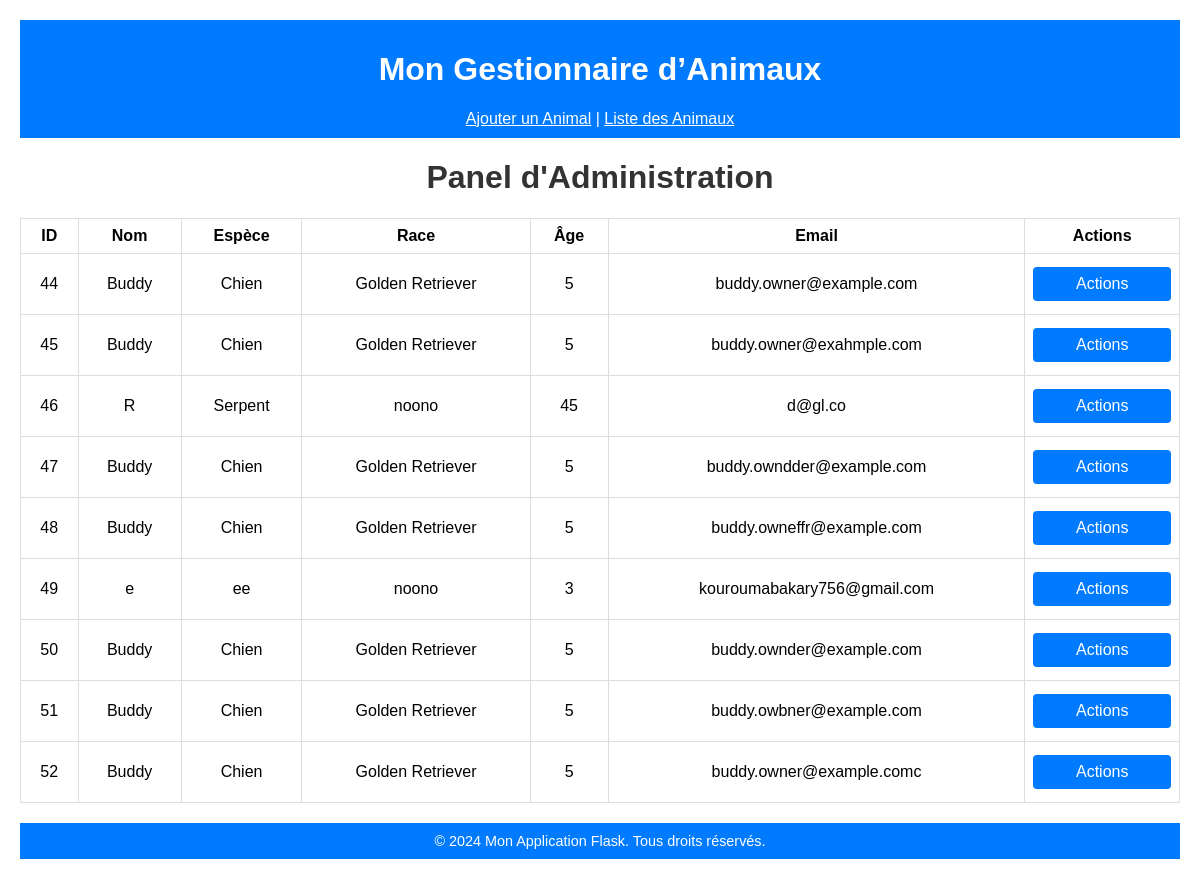
The page /animals/admin on the database its author committed.
### tables this page shows
CREATE TABLE animals (
    id INTEGER PRIMARY KEY AUTOINCREMENT,
    nom VARCHAR(25) NOT NULL,
    espece VARCHAR(25) NOT NULL,
    race VARCHAR(25) NOT NULL,
    age INTEGER NOT NULL,
    description VARCHAR(500) NOT NULL,
    email VARCHAR(80) UNIQUE NOT NULL,
    adresse VARCHAR(75) NOT NULL,
    ville VARCHAR(75) NOT NULL,
    code_postal VARCHAR(7) NOT NULL
);

### app/routes/animals_routes.py (the view)
@animals_routes.route('/admin', methods=['GET'])
def admin_panel():
    try:
        animals = AnimalsService.display_all()
        return render_template('admin.html', animals=animals)
    except Exception:
        flash("Erreur lors de la récupération des données. Veuillez réessayer plus tard.", "error")
        return render_template('admin.html', animals=[])

### app/database.py (called while the page is built)
    @staticmethod
    def get_connection():
        if 'db' not in g:
            g.db = sqlite3.connect(Database.DATABASE)
            g.db.row_factory = sqlite3.Row
        return g.db

    @staticmethod
    def close_connection():
        db = g.pop('db', None)
        if db is not None:
            db.close()

### app/models.py (called while the page is built)
    @staticmethod
    def display_all():
        db = Database.get_connection()
        cursor = db.cursor()
        try:
            cursor.execute("SELECT * FROM animals")
            recovery = cursor.fetchall()
            return [dict(row) for row in recovery]
        except Exception as e:
            logging.error(f"Erreur lors de l'affichage : {e}")
            return []
        finally:
            cursor.close()

### app/services/animals_service.py (called while the page is built)
    @staticmethod
    def display_all():
        try:
            animals = Animals.display_all()
            return animals
        except Exception:
            logging.error("Erreur lors de l'affichage de tous les animaux.")
            return []

### app/templates/admin.html (shortened to what this page needs)
{% extends 'layout.html' %}
{% block content %}
<h1>Panel d'Administration</h1>
<table>
    <thead>
        <tr>
            <th>ID</th>
            <th>Nom</th>
            <th>Espèce</th>
            <th>Race</th>
            <th>Âge</th>
            <th>Email</th>
            <th>Actions</th>
        </tr>
    </thead>
    <tbody>
        {% for animal in animals %}
        <tr>
            <td>{{ animal['id'] }}</td>
            <td>{{ animal['nom'] }}</td>
            <td>{{ animal['espece'] }}</td>
            <td>{{ animal['race'] }}</td>
            <td>{{ animal['age'] }}</td>
            <td>{{ animal['email'] }}</td>
            <td>
                <button class="action-btn" data-id="{{ animal['id'] }}" onclick="toggleActions(this)">Actions</button>
            </td>
        </tr>
        {% endfor %}
    </tbody>
</table>
{% endblock %}

### app/static/css/style.css (style rules this page uses)
body { font-family: Arial, sans-serif; margin: 20px; padding: 0; }
h1 { text-align: center; }
h1 { text-align: center; color: #333; }
input, textarea, button { width: 100%; padding: 10px; margin-top: 5px; margin-bottom: 5px; border: 1px solid #ccc; border-radius: 5px; }
button { background-color: #007BFF; color: white; font-size: 16px; border: none; cursor: pointer; transition: background-color 0.3s ease; }
table { width: 100%; border-collapse: collapse; margin: 20px 0; }
table, th, td { border: 1px solid #ddd; }
th, td { padding: 8px; text-align: center; }
button { padding: 8px 12px; border: none; background-color: #007BFF; color: white; cursor: pointer; border-radius: 4px; }

### rows shown on the page
animals: id "44", nom "Buddy", espece "Chien", race "Golden Retriever", age "5", email "buddy.owner@example.com"
animals: id "45", nom "Buddy", espece "Chien", race "Golden Retriever", age "5", email "buddy.owner@exahmple.com"
animals: id "46", nom "R", espece "Serpent", race "noono", age "45", email "d@gl.co"
animals: id "47", nom "Buddy", espece "Chien", race "Golden Retriever", age "5", email "buddy.owndder@example.com"
animals: id "48", nom "Buddy", espece "Chien", race "Golden Retriever", age "5", email "buddy.owneffr@example.com"
animals: id "49", nom "e", espece "ee", race "noono", age "3", email "kouroumabakary756@gmail.com"
animals: id "50", nom "Buddy", espece "Chien", race "Golden Retriever", age "5", email "buddy.ownder@example.com"
animals: id "51", nom "Buddy", espece "Chien", race "Golden Retriever", age "5", email "buddy.owbner@example.com"
animals: id "52", nom "Buddy", espece "Chien", race "Golden Retriever", age "5", email "buddy.owner@example.comc"
